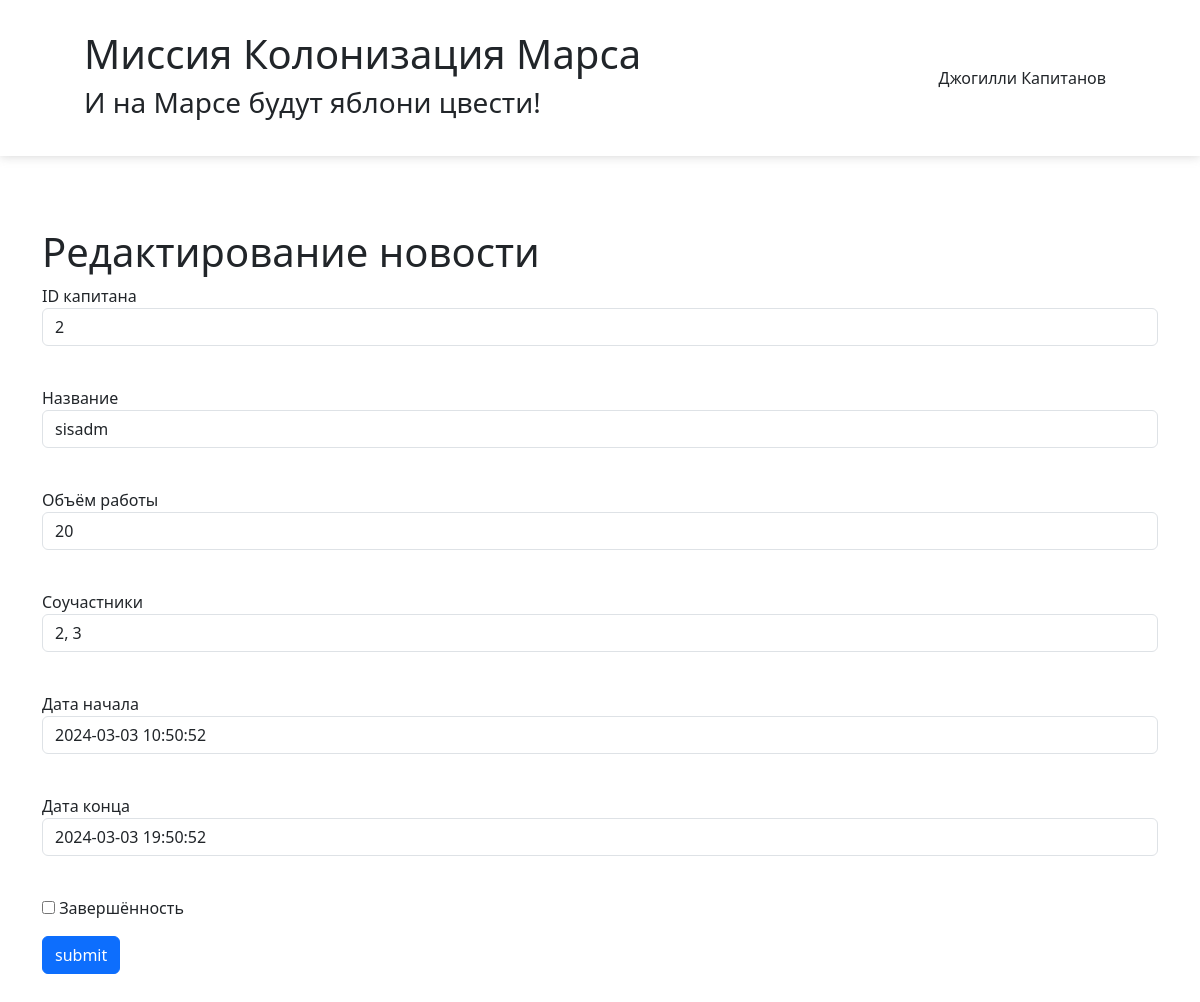
/add_job/4 (signed in), run on the app's committed database.
### data/users.py (models this page shows, shortened)
class User(SqlAlchemyBase, UserMixin):
    __tablename__ = 'users'
    id = sqlalchemy.Column(sqlalchemy.Integer, primary_key=True, autoincrement=True)
    surname = sqlalchemy.Column(sqlalchemy.String, nullable=True)
    name = sqlalchemy.Column(sqlalchemy.String, nullable=True)
    age = sqlalchemy.Column(sqlalchemy.Integer, nullable=True)
    position = sqlalchemy.Column(sqlalchemy.String, nullable=True)
    speciality = sqlalchemy.Column(sqlalchemy.String, nullable=True)
    address = sqlalchemy.Column(sqlalchemy.String, nullable=True)
    email = sqlalchemy.Column(sqlalchemy.String, unique=True, nullable=True)
    hashed_password = sqlalchemy.Column(sqlalchemy.String, nullable=True)
    modified_date = sqlalchemy.Column(sqlalchemy.DateTime, default=datetime.datetime.now)
    news = orm.relationship("Jobs", back_populates='user')

### data/jobs.py (models this page shows, shortened)
class Jobs(SqlAlchemyBase, UserMixin):
    __tablename__ = 'jobs'
    id = sqlalchemy.Column(sqlalchemy.Integer, primary_key=True, autoincrement=True)
    team_leader = sqlalchemy.Column(sqlalchemy.Integer, sqlalchemy.ForeignKey("users.id"))
    job = sqlalchemy.Column(sqlalchemy.String, nullable=True)
    work_size = sqlalchemy.Column(sqlalchemy.Integer, nullable=True)
    collaborators = sqlalchemy.Column(sqlalchemy.String, nullable=True)
    start_date = sqlalchemy.Column(sqlalchemy.DateTime, nullable=True, default=datetime.datetime.now)
    end_date = sqlalchemy.Column(sqlalchemy.DateTime, nullable=True)
    is_finished = sqlalchemy.Column(sqlalchemy.Boolean, nullable=True)
    user = orm.relationship('User')

### code.py (the view, shortened to what this page needs)
@app.route('/add_job/<int:id>', methods=['GET', 'POST'])
@login_required
def edit_jobs(id):
    form = JobForm()
    if request.method == "GET":
        db_sess = db_session.create_session()
        if current_user.id == 1:
            jobs = db_sess.query(Jobs).filter(Jobs.id == id).first()
        else:
            jobs = db_sess.query(Jobs).filter(Jobs.id == id, Jobs.team_leader == current_user.id).first()
        if jobs:
            form.team_leader.data = jobs.team_leader
            form.job.data = jobs.job
            form.work_size.data = jobs.work_size
            form.collaborators.data = jobs.collaborators
            form.start_date.data = jobs.start_date
            form.end_date.data = jobs.end_date
            form.is_finished.data = jobs.is_finished
        else:
            abort(404)
    return render_template('jobadd.html', title='Редактирование новости', form=form)

### data/forms/job.py
class JobForm(FlaskForm):
    team_leader = IntegerField('ID капитана')
    job = StringField('Название', validators=[InputRequired()])
    work_size = IntegerField('Объём работы')
    collaborators = StringField('Соучастники')
    start_date = DateTimeField('Дата начала', default=datetime.datetime.now)
    end_date = DateTimeField('Дата конца')
    is_finished = BooleanField('Завершённость', default=False)
    submit = SubmitField('submit')

### code.py (called while the page is built)
@login_manager.user_loader
def load_user(user_id):
    db_sess = db_session.create_session()
    return db_sess.query(User).get(user_id)

### data/db_session.py (called while the page is built)
def create_session() -> Session:
    global __factory
    return __factory()

### templates/jobadd.html (shortened to what this page needs)
{% extends "base.html" %}
{% block content %}
    <h1>{{ title }}</h1>
    <form action="" method="post">
        <p>
            {{ form.team_leader.label }}<br>
            {{ form.team_leader(class="form-control") }}<br>
        </p>
        <p>
            {{ form.job.label }}<br>
            {{ form.job(class="form-control") }}<br>
        </p>
        <p>
            {{ form.work_size.label }}<br>
            {{ form.work_size(class="form-control") }}<br>
        </p>
        <p>
            {{ form.collaborators.label }}<br>
            {{ form.collaborators(class="form-control") }}<br>
        </p>
        <p>
            {{ form.start_date.label }}<br>
            {{ form.start_date(class="form-control") }}<br>
        </p>
        <p>
            {{ form.end_date.label }}<br>
            {{ form.end_date(class="form-control") }}<br>
        </p>
        <p>{{ form.is_finished() }} {{ form.is_finished.label }}</p>
        <p>{{ form.submit(type="submit", class="btn btn-primary") }}</p>
    </form>
{% endblock %}

### templates/base.html (shortened to what this page needs)
<!DOCTYPE html>
<html lang="ru">
<head>
    <link href="https://cdn.jsdelivr.net/npm/bootstrap@5.3.3/dist/css/bootstrap.min.css" rel="stylesheet">
    <link rel="stylesheet" type="text/css" href="{{ url_for('static', filename='css/style.css') }}" />
</head>
<body>
    <header>
        <h1>Миссия Колонизация Марса</h1>
        <nav>
            {% if current_user.is_authenticated %}
                <a class="navbar-brand" href="/logout">{{ current_user.name }} {{ current_user.surname }}</a>
            {% else %}
                <p>
                    <a class="btn btn-primary " href="/register">Зарегистрироваться</a>
                    <a class="btn btn-success" href="/login">Войти</a>
                </p>
            {% endif %}
        </nav>
        <h3>И на Марсе будут яблони цвести!</h3>
    </header>
    <main role="main" class="container">
        {% block content %}{% endblock %}
    </main>
</body>
</html>

### static/css/style.css (style rules this page uses)
header { width: auto; background: white; position: fixed; top: 0px; left: 0px; right: 0px; padding-right: 7%; padding-left: 7%; padding-top: 30px; height: 156px; box-shadow: 0 0 10px #9a9a9a6e; }
nav { display: flex; position: absolute; top: 56px; right: 7%; }
main { margin-top: 228px; margin-bottom: 100px; }
.navbar-brand { margin: 10px; }

### data on the page
User: name "Джогилли", surname "Капитанов"
Jobs: team_leader "2", job "sisadm", work_size "20", collaborators "2, 3", start_date "2024-03-03 10:50:52", end_date "2024-03-03 19:50:52"

### other printed values
{{ title }} "Редактирование новости"
